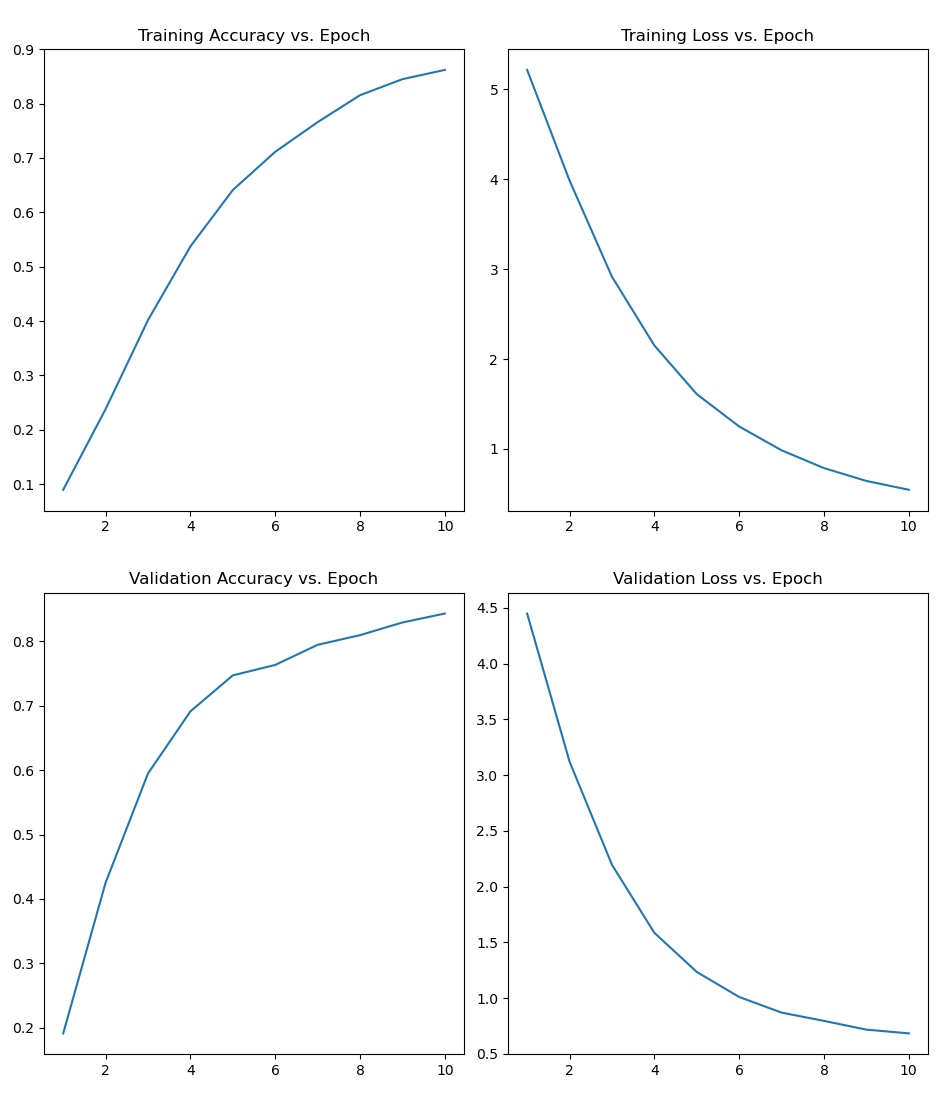

Python code for this plot:
import torch
from torch.utils.data import Dataset, DataLoader
from sklearn.model_selection import train_test_split
import pandas as pd
import os
from PIL import Image
from torchvision import transforms, models
import torch.nn as nn
import torch.optim as optim
from sklearn.metrics import accuracy_score, confusion_matrix, ConfusionMatrixDisplay
import matplotlib.pyplot as plt
from tqdm import tqdm
import numpy as np

# Load CSV
labeled_data = pd.read_csv("train.csv")

# Split into training and validation sets
training_df, validation_df = train_test_split(
    labeled_data, test_size=0.25, stratify=labeled_data["Class"], random_state=123
)


class CoinDataset(Dataset):
    def __init__(self, data, image_dir, transform):
        self.data = data.reset_index(drop=True)
        self.image_dir = image_dir
        self.transform = transform
        self.coin_classes = sorted(self.data["Class"].unique())
        self.assigned_class_index = {
            coin_class: i for i, coin_class in enumerate(self.coin_classes)
        }
        self.index_to_label = {
            i: coin_class for coin_class, i in self.assigned_class_index.items()
        }

    def __len__(self):
        return len(self.data)

    def __getitem__(self, index):
        image_id = self.data.loc[index, "Id"]
        image_path = f"train/{image_id}.jpg"
        image = Image.open(image_path).convert("RGB")
        label = self.assigned_class_index[self.data.loc[index, "Class"]]
        return self.transform(image), label


# Transforms with augmentation
transform = transforms.Compose(
    [
        transforms.Resize((224, 224)),
        transforms.RandomHorizontalFlip(),
        transforms.RandomVerticalFlip(),
        transforms.RandomAffine(degrees=0, translate=(0.1, 0.1)),
        transforms.ColorJitter(brightness=0.2, contrast=0.2),
        transforms.ToTensor(),
        transforms.Normalize(mean=[0.485, 0.456, 0.406], std=[0.229, 0.224, 0.225]),
    ]
)

# Dataset and Dataloader setup
training_data = CoinDataset(training_df, "train", transform)
validation_data = CoinDataset(validation_df, "train", transform)

train_loader = DataLoader(training_data, batch_size=50, shuffle=True)
validation_loader = DataLoader(validation_data, batch_size=50, shuffle=False)

device = torch.device("cpu")  # or torch.device("cuda") if GPU is available

# Load pretrained ResNet18 and adjust final layer
model = models.resnet18(pretrained=True)
model.fc = nn.Sequential(
    nn.Linear(model.fc.in_features, 512),
    nn.ReLU(),
    nn.Dropout(p=0.5),  # 50% dropout rate
    nn.Linear(512, len(training_data.coin_classes)),
)
model = model.to(device)

# Loss and optimizer
criterion = nn.CrossEntropyLoss()
optimizer = optim.Adam(model.parameters(), lr=1e-4)


# Evaluation function
def evaluate(model, val_loader):
    correct_pred = {classname: 0 for classname in val_loader.dataset.coin_classes}
    total_pred = {classname: 0 for classname in val_loader.dataset.coin_classes}

    model.eval()
    y_true, y_pred = [], []
    running_loss = 0.0
    total = 0

    with torch.no_grad():
        for images, labels in val_loader:
            images, labels = images.to(device), labels.to(device)
            outputs = model(images)
            _, preds = outputs.max(1)
            loss = criterion(outputs, labels)

            y_true.extend(labels.cpu().numpy())
            y_pred.extend(preds.cpu().numpy())

            running_loss += loss.item() * images.size(0)
            total += labels.size(0)

            for label, prediction in zip(labels, preds):
                classname = val_loader.dataset.coin_classes[label]
                if label == prediction:
                    correct_pred[classname] += 1
                total_pred[classname] += 1

    accuracy_per_class = {
        classname: (
            correct_pred[classname] / total_pred[classname]
            if total_pred[classname] > 0
            else 0
        )
        for classname in val_loader.dataset.coin_classes
    }

    overall_accuracy = accuracy_score(y_true, y_pred)

    print("Accuracy per class:")
    for classname, accuracy in accuracy_per_class.items():
        print(f"{classname}: {accuracy:.4f}")
    print(f"Overall Accuracy: {overall_accuracy:.4f}")

    val_loss = running_loss / total
    val_acc = sum([yt == yp for yt, yp in zip(y_true, y_pred)]) / total

    return val_loss, val_acc


# Training function
def train_model(model, train_loader, val_loader, epochs=10):
    training_accuracies = np.zeros(epochs)
    validation_accuracies = np.zeros(epochs)
    training_losses = np.zeros(epochs)
    validation_losses = np.zeros(epochs)

    for epoch in range(epochs):
        model.train()
        running_loss = 0
        correct = 0
        total = 0

        for images, labels in tqdm(train_loader, desc=f"Epoch {epoch+1}/{epochs}"):
            images, labels = images.to(device), labels.to(device)
            optimizer.zero_grad()
            outputs = model(images)
            loss = criterion(outputs, labels)
            loss.backward()
            optimizer.step()

            running_loss += loss.item() * images.size(0)
            _, preds = outputs.max(1)
            correct += (preds == labels).sum().item()
            total += labels.size(0)

        train_loss = running_loss / total
        train_acc = correct / total
        val_loss, val_acc = evaluate(model, val_loader)

        training_accuracies[epoch] = train_acc
        validation_accuracies[epoch] = val_acc
        training_losses[epoch] = train_loss
        validation_losses[epoch] = val_loss

        print(
            f"Epoch {epoch+1}: Train Acc={train_acc:.4f}, Train Loss={train_loss:.4f}, Val Acc={val_acc:.4f}, Val Loss={val_loss:.4f}"
        )

    return (
        training_accuracies,
        training_losses,
        validation_accuracies,
        validation_losses,
    )


# Train
epochs = 10
training_accuracies, training_losses, validation_accuracies, validation_losses = (
    train_model(model, train_loader, validation_loader, epochs)
)

# Plot metrics
x_range = np.arange(1, epochs + 1)

fig, axs = plt.subplots(2, 2, figsize=(10, 8))
axs[0, 0].plot(x_range, training_accuracies)
axs[0, 0].set_title("Training Accuracy vs. Epoch")

axs[0, 1].plot(x_range, training_losses)
axs[0, 1].set_title("Training Loss vs. Epoch")

axs[1, 0].plot(x_range, validation_accuracies)
axs[1, 0].set_title("Validation Accuracy vs. Epoch")

axs[1, 1].plot(x_range, validation_losses)
axs[1, 1].set_title("Validation Loss vs. Epoch")

plt.tight_layout()
plt.show()

# Confusion Matrix (overall)
model.eval()
y_true, y_pred = [], []
with torch.no_grad():
    for images, labels in validation_loader:
        images, labels = images.to(device), labels.to(device)
        outputs = model(images)
        preds = outputs.argmax(1)
        y_true.extend(labels.cpu().numpy())
        y_pred.extend(preds.cpu().numpy())

cm = confusion_matrix(y_true, y_pred)
disp = ConfusionMatrixDisplay(confusion_matrix=cm)
disp.plot(cmap=plt.cm.Blues)
plt.title("Overall Confusion Matrix")
plt.show()

# TP, FP, FN, TN (overall)
TP = np.diag(cm).sum()
FP = cm.sum(axis=0) - np.diag(cm)
FN = cm.sum(axis=1) - np.diag(cm)
TN = cm.sum() - (FP + FN + np.diag(cm))

print(f"TP: {TP}, FP: {FP.sum()}, FN: {FN.sum()}, TN: {TN.sum()}")

# Test prediction
test_transform = transforms.Compose(
    [
        transforms.Resize((224, 224)),
        transforms.ToTensor(),
        transforms.Normalize(mean=[0.485, 0.456, 0.406], std=[0.229, 0.224, 0.225]),
    ]
)

model.eval()
test_preds = []
test_filenames = sorted(os.listdir("test"))

for filename in test_filenames:
    img_path = os.path.join("test", filename)
    image = Image.open(img_path).convert("RGB")
    image = test_transform(image).unsqueeze(0).to(device)

    with torch.no_grad():
        output = model(image)
        pred = output.argmax(1).item()
        label = training_data.index_to_label[pred]
        test_preds.append((filename[:-4], label))

submission = pd.DataFrame(test_preds, columns=["id", "label"])
submission.to_csv("submission-test.csv", index=False)

torch.save(model.state_dict(), "model_weights.pth")
